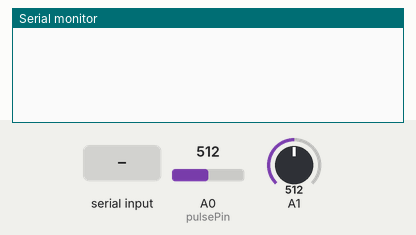
Simulated run of this sketch. Board: Arduino Uno, built with avr-gcc and run on an emulated ATmega328P. Parts: the last lines printed to the serial monitor. Inputs (shaded band) come from the test bench; at power-on: A1 = 512, A0 (pulsePin) = 512.

Above: at 1.2 s.
1.3 s: "1" received over Serial
At 3.1 s:
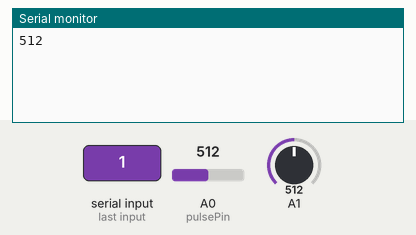
4.3 s: A1 set to 716
At 4.8 s:
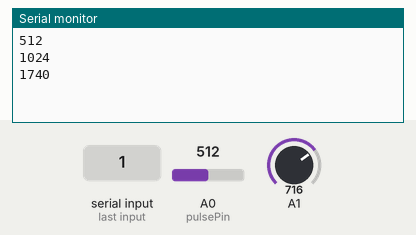
5.8 s: A1 set to 900
At 7.1 s:
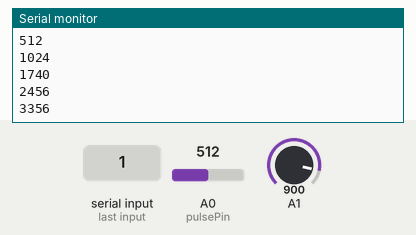
Timing chart, 0 to 8.8 s (numbered marks = the images above; inputs shaded):
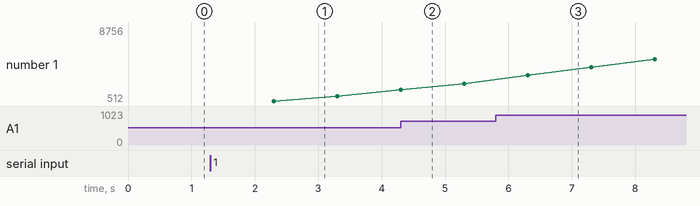

The sketch:

Sound_Pulse.ino
```cpp
char getEB[2];  // temporary variable to get value from embedded board

short rawVal;   // value for reading from analog sound sensor
short soundValue; // if rawVal is in condition, it added to soundValue

volatile int rawBPM; // value for reading from pulse sensor
short BPM; // if rawBPM is in condition, it added to BPM

int pulsePin = 0;                 // Pulse Sensor purple wire connected to analog pin 0

// these variables are volatile because they are used during the interrupt service routine!
volatile int Signal;                // holds the incoming raw data
volatile int IBI = 600;             // holds the time between beats, the Inter-Beat Interval
volatile boolean Pulse = false;     // true when pulse wave is high, false when it's low
volatile boolean QS = false;        // becomes true when Arduoino finds a beat.

volatile int rate[10];                    // used to hold last ten IBI values
volatile unsigned long sampleCounter = 0;          // used to determine pulse timing
volatile unsigned long lastBeatTime = 0;           // used to find the inter beat interval
volatile int P =512;                      // used to find peak in pulse wave
volatile int T = 512;                     // used to find trough in pulse wave
volatile int thresh = 512;                // used to find instant moment of heart beat
volatile int amp = 100;                   // used to hold amplitude of pulse waveform
volatile boolean firstBeat = true;        // used to seed rate array so we startup with reasonable rawBPM
volatile boolean secondBeat = true;       // used to seed rate array so we startup with reasonable BPM

void interruptSetup(){
  // Initializes Timer2 to throw an interrupt every 2mS.
  TCCR2A = 0x02;     // DISABLE PWM ON DIGITAL PINS 3 AND 11, AND GO INTO CTC MODE
  TCCR2B = 0x06;     // DON'T FORCE COMPARE, 256 PRESCALER
  OCR2A = 0X7C;      // SET THE TOP OF THE COUNT TO 124 FOR 500Hz SAMPLE RATE
  TIMSK2 = 0x02;     // ENABLE INTERRUPT ON MATCH BETWEEN TIMER2 AND OCR2A
  sei();             // MAKE SURE GLOBAL INTERRUPTS ARE ENABLED
}


// THIS IS THE TIMER 2 INTERRUPT SERVICE ROUTINE.
// Timer 2 makes sure that we take a reading every 2 miliseconds
ISR(TIMER2_COMPA_vect){                         // triggered when Timer2 counts to 124
    cli();                                      // disable interrupts while we do this
    Signal = analogRead(pulsePin);              // read the Pulse Sensor
    sampleCounter += 2;                         // keep track of the time in mS with this variable
    int N = sampleCounter - lastBeatTime;       // monitor the time since the last beat to avoid noise

//  find the peak and trough of the pulse wave
    if(Signal < thresh && N > (IBI/5)*3){       // avoid dichrotic noise by waiting 3/5 of last IBI
        if (Signal < T){                        // T is the trough
            T = Signal;                         // keep track of lowest point in pulse wave
         }
       }

    if(Signal > thresh && Signal > P){          // thresh condition helps avoid noise
        P = Signal;                             // P is the peak
       }                                        // keep track of highest point in pulse wave

  //  NOW IT'S TIME TO LOOK FOR THE HEART BEAT
  // signal surges up in value every time there is a pulse
if (N > 250){                                   // avoid high frequency noise
  if ( (Signal > thresh) && (Pulse == false) && (N > (IBI/5)*3) ){
    Pulse = true;                               // set the Pulse flag when we think there is a pulse
    IBI = sampleCounter - lastBeatTime;         // measure time between beats in mS
    lastBeatTime = sampleCounter;               // keep track of time for next pulse

         if(firstBeat){                         // if it's the first time we found a beat, if firstBeat == TRUE
             firstBeat = false;                 // clear firstBeat flag
             return;                            // IBI value is unreliable so discard it
            }
         if(secondBeat){                        // if this is the second beat, if secondBeat == TRUE
            secondBeat = false;                 // clear secondBeat flag
               for(int i=0; i<=9; i++){         // seed the running total to get a realisitic BPM at startup
                    rate[i] = IBI;
                    }
            }

    // keep a running total of the last 10 IBI values
    word runningTotal = 0;                   // clear the runningTotal variable

    for(int i=0; i<=8; i++){                // shift data in the rate array
          rate[i] = rate[i+1];              // and drop the oldest IBI value
          runningTotal += rate[i];          // add up the 9 oldest IBI values
        }

    rate[9] = IBI;                          // add the latest IBI to the rate array
    runningTotal += rate[9];                // add the latest IBI to runningTotal
    runningTotal /= 10;                     // average the last 10 IBI values
    rawBPM = 60000/runningTotal;               // how many beats can fit into a minute? that's BPM!
    QS = true;                              // set Quantified Self flag
    // QS FLAG IS NOT CLEARED INSIDE THIS ISR
    }
}

  if (Signal < thresh && Pulse == true){     // when the values are going down, the beat is over
      Pulse = false;                         // reset the Pulse flag so we can do it again
      amp = P - T;                           // get amplitude of the pulse wave
      thresh = amp/2 + T;                    // set thresh at 50% of the amplitude
      P = thresh;                            // reset these for next time
      T = thresh;
     }

  if (N > 2500){                             // if 2.5 seconds go by without a beat
      thresh = 512;                          // set thresh default
      P = 512;                               // set P default
      T = 512;                               // set T default
      lastBeatTime = sampleCounter;          // bring the lastBeatTime up to date
      firstBeat = true;                      // set these to avoid noise
      secondBeat = true;                     // when we get the heartbeat back
     }

  sei();                                     // enable interrupts when youre done!
}// end isr

void sendDataToProcessing(char symbol, int data ){
    Serial.print(symbol);                // symbol prefix tells Processing what type of data is coming
    Serial.println(data);                // the data to send culminating in a carriage return
  }


void setup()
{
  Serial.begin(9600);              // use 9600 baudrate
  interruptSetup();                 // sets up to read Pulse Sensor signal every 2mS
  soundValue = 0;                   // initialize soundValue to 0
  BPM = 0;                          // initialize BPM to 0
}

void loop()
{
  if(Serial.available()>0){    // if there are any data in buffer,
   Serial.readBytes(getEB, 2);  // read 2 bytes and save in getEB[]
  }

  if(getEB[0] ==  '1'){   // it means that game level is 1 (sound game) and ONLY sound sensor's value is sent to embedded board.
      rawVal = analogRead(1);
        if(rawVal != 0){ // sound sensor continuously reads 0 value. So ignore it.
        soundValue += rawVal;
        Serial.println(soundValue); // send all sum of rawVal to Embedded Board.
        delay(1000);
      }
  }else if(getEB[0] == '3'){   // it means that game level is 3 (heart game) and ONLY pulse sensor's value is sent to embedded board.
    if (QS == true){                       // Quantified Self flag is true when arduino finds a heartbeat
    if(100 < rawBPM && rawBPM < 150){ // truncate rawBPM
        BPM += rawBPM;
        Serial.println(BPM); // send all sum of rawBPM to Embedded Board.
      }
      QS = false;                      // reset the Quantified Self flag for next time
    }
    delay(100);
  }
}
```

Measured:
- after the input at 1.3 s, the serial monitor: prints a new line after 1.0 s (image 1)
- after the input at 4.3 s, the serial monitor: prints a new line at once (image 2)
- after the input at 5.8 s, the serial monitor: prints a new line after 0.50 s (image 3)
- plotted number 1: 1024 → 2456 after the input at 4.3 s, 2456 → 8756 after the input at 5.8 s
